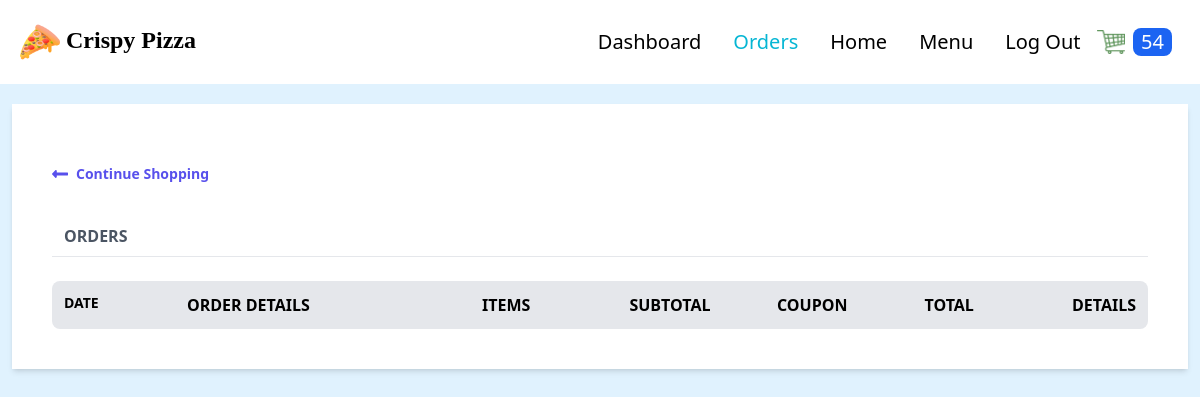
The app's page /orders/ (signed in), older data.
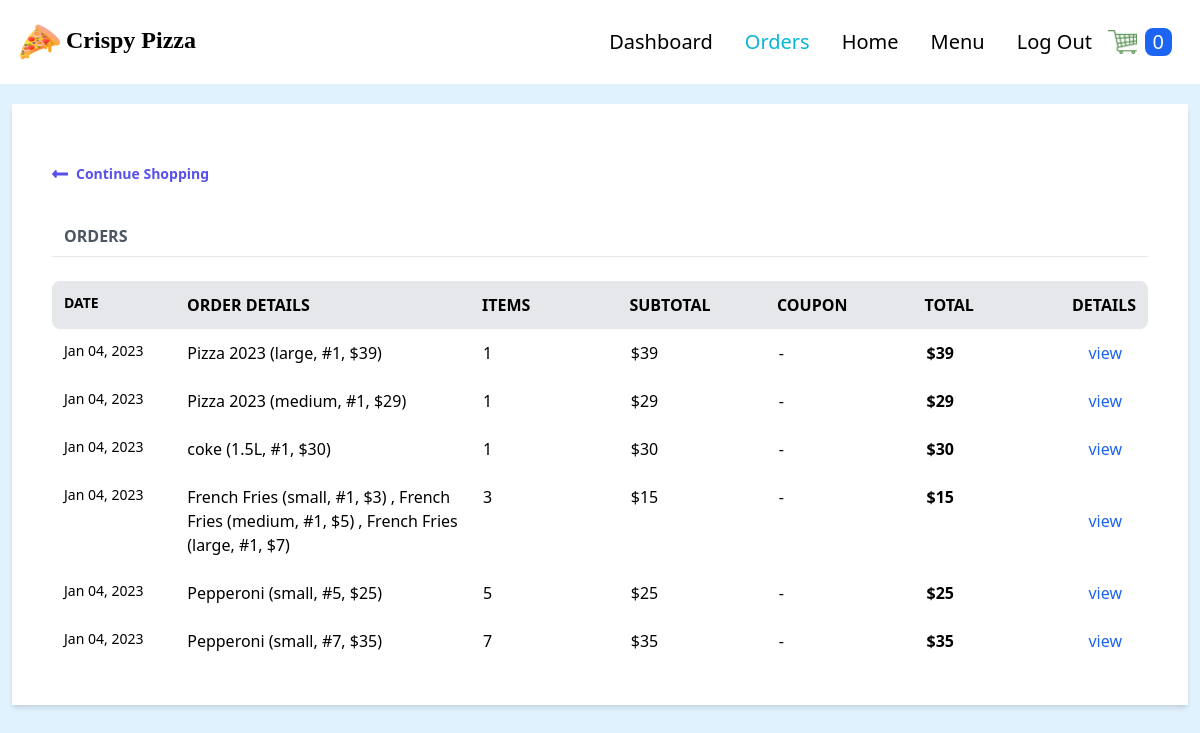
The same page, newer data.
### order/models.py (models this page shows, shortened)
class Order(models.Model):
    PAYMENT_CHOICES = (
        ("cash", "cash"),
        ("online", "online")
        )
    DELIVERY_CHOICES = (
        ("delivery", "delivery"),
        ("carryout", "carryout")
    )
    transaction_id = models.UUIDField(
        primary_key=True, default=uuid.uuid4, editable=True)
    customer = models.ForeignKey(
        Customer, on_delete=models.CASCADE)
    date_ordered = models.DateTimeField(auto_now_add=True)
    date_modified = models.DateTimeField(auto_now=True)
    complete = models.BooleanField(default=False)
    paid = models.BooleanField(default=False)
    payment_method = models.CharField(max_length=10, choices=PAYMENT_CHOICES)
    delivery_method = models.CharField(max_length=10, choices=DELIVERY_CHOICES)
    coupon = models.ForeignKey(
        'Coupon', on_delete=models.SET_NULL, blank=True, null=True)
    @property
    def get_cart_subtotal(self):
        order_items = self.orderitem_set.all()
        total = sum([item.get_total for item in order_items])
        return total
    get_cart_subtotal.fget.short_description = 'Subtotal'
    @property
    def get_cart_total(self):
        total = self.get_cart_subtotal
        if self.coupon:
            total = total - self.get_coupon_value
        return total
    get_cart_total.fget.short_description = 'Total'
    @property
    def get_cart_items(self):
        order_items = self.orderitem_set.all()
        total = sum([item.quantity for item in order_items])
        return total
    get_cart_items.fget.short_description = '# Items'
    @property
    def display_items(self):
        order_items = self.orderitem_set.all()
        ticker, l = 1, len(order_items)
        product_titles = str()
        for item in order_items:
            add_comma = ", " if l > 1 and ticker != l else ""
            if item.variation:
                product_title = f'''{item.product.name}
                ({item.variation.get_size},
                #{item.quantity}, ${item.get_total})
                {add_comma} '''
            else:
                product_title = item.product.name
            product_titles += product_title
            ticker += 1
        return product_titles
    @property
    def get_coupon_value(self):
        if self.coupon:
            if self.coupon.discount_type == "Percent":
                coupon_value = self.get_cart_subtotal*self.coupon.discount_amount//100
            else:
                coupon_value = self.coupon.discount_amount
        else:
            coupon_value = None
        return coupon_value
    get_coupon_value.fget.short_description = 'Coupon'

class OrderItem(models.Model):
    product = models.ForeignKey(
        Product, on_delete=models.SET_NULL, blank=True, null=True)
    order = models.ForeignKey(
        Order, on_delete=models.CASCADE, null=True, blank=True)
    variation = models.ForeignKey(
        ProductVariant, on_delete=models.SET_NULL, blank=True, null=True)
    quantity = models.IntegerField(default=0, null=True, blank=True)
    date_added = models.DateTimeField(auto_now_add=True)
    @property
    def get_item_price(self):
        if self.product.has_variants:
            return self.variation.price
        else:
            return self.product.price
    @property
    def get_total(self):
        if self.product.has_variants:
            total = self.variation.price * self.quantity
        else:
            total = self.product.price * self.quantity
        return total
    get_total.fget.short_description = 'Total'

### store/models.py (models this page shows, shortened)
class Product(models.Model):
    id = models.UUIDField(primary_key=True, default=uuid.uuid4, editable=False)
    name = models.CharField(max_length=100)
    price = models.PositiveIntegerField(blank=True, null=True)
    desc = models.TextField(max_length=500)
    image = models.ImageField(blank=True, upload_to='images')
    created_at = models.DateField(auto_now_add=True)
    updated_at = models.DateField(auto_now=True)
    product_category = models.ForeignKey(
        "Category", on_delete=models.CASCADE, null=True, blank=True)
    def image_tag(self):
        return mark_safe(f'<img src="{self.image.url}" width="100" height="100" />')
    image_tag.short_description = 'Image'
    @property
    def has_variants(self):
        if self.productvariant_set.count() > 0:
            return True
        else:
            return False

class ProductVariant(models.Model):
    title = models.CharField(max_length=100, blank=True, null=True)
    product = models.ForeignKey(Product, on_delete=models.CASCADE)
    size = models.ForeignKey(Size, on_delete=models.CASCADE)
    price = models.PositiveIntegerField()
    @property
    def get_size(self):
        return str(self.size)

class Size(models.Model):
    name = models.CharField(max_length=20, blank=True, null=True)
    def __str__(self):
        return self.name

### users/views.py (the view)
# urls.py: path('orders/', views.my_orders, name='my_orders'),
@login_required
def my_orders(request):
    customer = request.user.customer
    orders = Order.objects.filter(
        customer=customer, complete=True).order_by('-date_modified')
    return render(request, 'users/orders.html', context={'orders': orders})

### store/context_processors.py (called while the page is built, shortened)
def get_cart_quantity(request):
    if request.user.is_authenticated:
        try:
            customer = request.user.customer
        except:
            number_of_items = 0
    try:
        customer_order = Order.objects.filter(
            customer=customer, complete=False)[0]
        number_of_items = customer_order.get_cart_items
    except:
        number_of_items = 0
    finally:
        return {
            'cart_quantity': number_of_items
        }

### users/templates/users/orders.html (shortened to what this page needs)
{% extends 'store/base.html' %} {% block content %}
<div class="flex flex-col shadow-md my-5 mx-3">
  <div class="w-full bg-white px-10 py-10">
    <a href="{% url 'store:products' %}" class="flex font-semibold text-indigo-600 text-sm my-5 w-1/4">
      <svg class="fill-current mr-2 text-indigo-600 w-4" viewBox="0 0 448 512">
        <path
          d="M134.059 296H436c6.627 0 12-5.373 12-12v-56c0-6.627-5.373-12-12-12H134.059v-46.059c0-21.382-25.851-32.09-40.971-16.971L7.029 239.029c-9.373 9.373-9.373 24.569 0 33.941l86.059 86.059c15.119 15.119 40.971 4.411 40.971-16.971V296z" />
      </svg>
      Continue Shopping
    </a>
    <div class="flex mt-10 mb-2">
      <h3 class="font-bold ml-3 text-gray-600 text-md uppercase w-2/5">
        Orders
      </h3>
    </div>
    <hr>
    <br>
    <div class="flex font-semibold uppercase space-around bg-gray-200 rounded-lg p-3">
      <div class="text-sm w-1/6">Date</div>
      <div class="w-2/5">Order details</div>
      <div class="w-1/5">Items</div>
      <div class="w-1/5">Subtotal</div>
      <div class="w-1/5">Coupon</div>
      <div class="w-1/5">Total</div>
      <div class="w-1/12">Details</div>
    </div>
    {% for order in orders %}
    <div class="flex space-around hover:bg-gray-100 rounded-lg p-3">
      <div class="text-sm w-1/6">{{order.date_modified|date:"M d, Y" }}</div>
      <div class="w-2/5">
        {{order.display_items}}
      </div>
      <div class="w-1/5">{{order.get_cart_items}}</div>
      <div class="w-1/5">${{order.get_cart_subtotal}}</div>
      {% if order.coupon %}
      <div class="w-1/5">-${{order.get_coupon_value}}</div>
      {% else %}
      <div class="w-1/5">-</div>
      {% endif %}
      <div class="w-1/5 font-semibold">${{order.get_cart_total}}</div>
      <button class="w-1/12 text-blue-600" onclick="toggleModal('{{forloop.counter}}')">view</button>
    </div>
    {% endfor %}
  </div>
</div>
{% endblock %}

Row changes from the older to the newer data that the page shows:
added Order: date_modified "Jan 04, 2023", display_items "Pizza 2023 (large, #1, $39)", get_cart_items "1", get_cart_subtotal "39", get_cart_total "39"
added Order: date_modified "Jan 04, 2023", display_items "Pizza 2023 (medium, #1, $29)", get_cart_items "1", get_cart_subtotal "29", get_cart_total "29"
added Order: date_modified "Jan 04, 2023", display_items "coke (1.5L, #1, $30)", get_cart_items "1", get_cart_subtotal "30", get_cart_total "30"
added Order: date_modified "Jan 04, 2023", display_items "French Fries (small, #1, $3) , French Fries (medium, #1, $5) , French Fries (large, #1, $7)", get_cart_items "3", get_cart_subtotal "15", get_cart_total "15"
added Order: date_modified "Jan 04, 2023", display_items "Pepperoni (small, #5, $25)", get_cart_items "5", get_cart_subtotal "25", get_cart_total "25"
added Order: date_modified "Jan 04, 2023", display_items "Pepperoni (small, #7, $35)", get_cart_items "7", get_cart_subtotal "35", get_cart_total "35"
Text that changed along with them:
{{ cart_quantity }}: "54" → "0"
